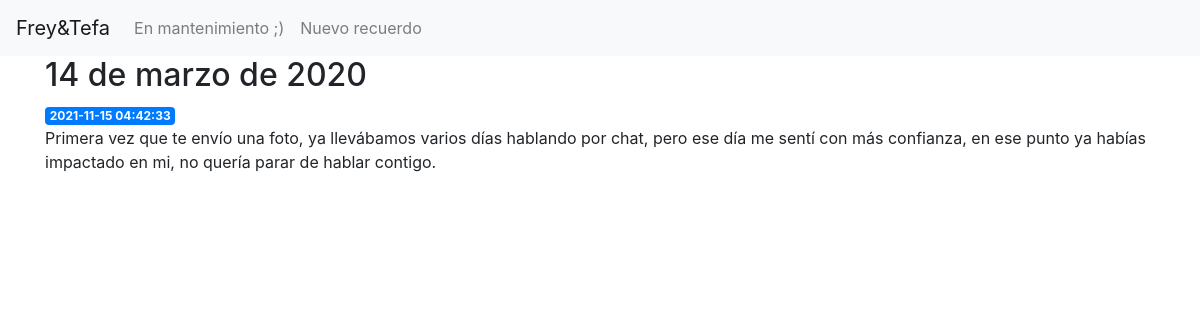
The page /1 on the database its author committed.
### tables this page shows
CREATE TABLE posts (
    id INTEGER PRIMARY KEY AUTOINCREMENT,
    created TIMESTAMP NOT NULL DEFAULT CURRENT_TIMESTAMP,
    title TEXT NOT NULL,
    content TEXT NOT NULL
);

### app.py (the view)
@app.route('/<int:post_id>')
def post(post_id):
    post = get_post(post_id)
    return render_template('post.html', post=post)

### app.py (called while the page is built)
def get_db_connection():
    conn = sqlite3.connect('database.db')
    conn.row_factory = sqlite3.Row
    return conn

def get_post(post_id):
    conn = get_db_connection()
    post = conn.execute('SELECT * FROM posts WHERE id = ?',
                        (post_id,)).fetchone()
    conn.close()
    if post is None:
        abort(404)
    return post

### templates/post.html
{% extends 'base.html' %}
{% block content %}
    <h2>{% block title %} {{ post['title'] }} {% endblock %}</h2>
    <span class="badge badge-primary">{{ post['created'] }}</span>
    <p>{{ post['content'] }}</p>
{% endblock %}

### rows shown on the page
posts: title "14 de marzo de 2020", created "2021-11-15 04:42:33", content "Primera vez que te envío una foto, ya llevábamos varios días hablando por chat, pero ese día me sentí con más confianza, en ese punto ya habías impactado en mi, no quería parar de hablar contigo."
